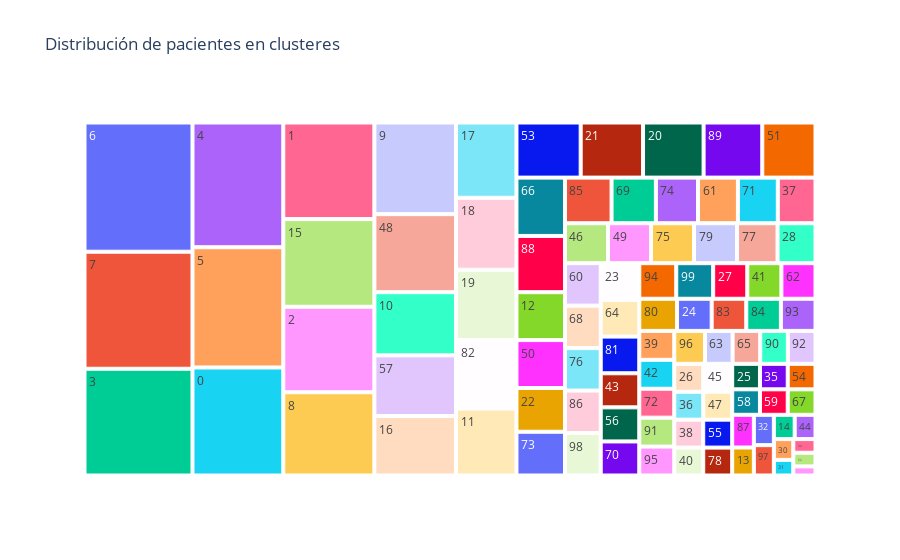

Here is the notebook cell this chart was saved with:
### Code cell
# Miramos el histograma de cada categoria en detalle
data = clustering_df[clustering_df['diabetic_label'] == 2][clustering_df['cluster_label'] != -1]['cluster_label'] # Quitamos los outliers
plt.figure(figsize=(8, 6))
plt.hist(data, color="#5975A4", bins=len(clusters))
plt.title("Histograma de agrupacion de los valores en clusteres para Diabeticos")
plt.xlabel("Clusters")
plt.ylabel("Frecuencia")
plt.show()

# Visualización de los valores de cluster_label 
ax= px.treemap(clustering_df[clustering_df['diabetic_label'] == 2][clustering_df['cluster_label'] != -1],path=['cluster_label'],title="Distribución de pacientes en clusteres")
ax.show()

### Figure 1 — Plotly figure (JSON) as saved in the notebook; plotly's stock layout.template omitted (floating-point values rounded to 4 significant figures)
{"data": [{"branchvalues": "total", "domain": {"x": [0, 1], "y": [0, 1]}, "hovertemplate": "labels=%{label}<br>count=%{value}<br>parent=%{parent}<br>id=%{id}<extra></extra>", "ids": ["0", "1", "2", "3", "4", "5", "6", "7", "8", "9", "10", "11", "12", "13", "14", "15", "16", "17", "18", "19", "20", "21", "22", "23", "24", "25", "26", "27", "28", "30", "31", "32", "33", "34", "35", "36", "37", "38", "39", "40", "41", "42", "43", "44", "45", "46", "47", "48", "49", "50", "51", "52", "53", "54", "55", "56", "57", "58", "59", "60", "61", "62", "63", "64", "65", "66", "67", "68", "69", "70", "71", "72", "73", "74", "75", "76", "77", "78", "79", "80", "81", "82", "83", "84", "85", "86", "87", "88", "89", "90", "91", "92", "93", "94", "95", "96", "97", "98", "99"], "labels": ["0", "1", "2", "3", "4", "5", "6", "7", "8", "9", "10", "11", "12", "13", "14", "15", "16", "17", "18", "19", "20", "21", "22", "23", "24", "25", "26", "27", "28", "30", "31", "32", "33", "34", "35", "36", "37", "38", "39", "40", "41", "42", "43", "44", "45", "46", "47", "48", "49", "50", "51", "52", "53", "54", "55", "56", "57", "58", "59", "60", "61", "62", "63", "64", "65", "66", "67", "68", "69", "70", "71", "72", "73", "74", "75", "76", "77", "78", "79", "80", "81", "82", "83", "84", "85", "86", "87", "88", "89", "90", "91", "92", "93", "94", "95", "96", "97", "98", "99"], "name": "", "parents": ["", "", "", "", "", "", "", "", "", "", "", "", "", "", "", "", "", "", "", "", "", "", "", "", "", "", "", "", "", "", "", "", "", "", "", "", "", "", "", "", "", "", "", "", "", "", "", "", "", "", "", "", "", "", "", "", "", "", "", "", "", "", "", "", "", "", "", "", "", "", "", "", "", "", "", "", "", "", "", "", "", "", "", "", "", "", "", "", "", "", "", "", "", "", "", "", "", "", ""], "type": "treemap", "values": [97, 87, 77, 114, 112, 108, 138, 125, 75, 74, 51, 40, 23, 6, 5, 79, 48, 45, 43, 42, 33, 34, 21, 14, 11, 7, 8, 12, 15, 4, 3, 6, 2, 3, 7, 8, 17, 8, 10, 8, 12, 10, 13, 5, 8, 17, 8, 63, 17, 23, 29, 3, 35, 7, 8, 13, 49, 7, 7, 15, 18, 12, 9, 14, 9, 28, 7, 15, 20, 13, 18, 10, 21, 19, 17, 15, 16, 8, 17, 12, 14, 41, 11, 11, 21, 15, 7, 27, 32, 9, 10, 9, 11, 13, 10, 10, 6, 15, 13]}], "layout": {"legend": {"tracegroupgap": 0}, "title": {"text": "Distribución de pacientes en clusteres"}}}
